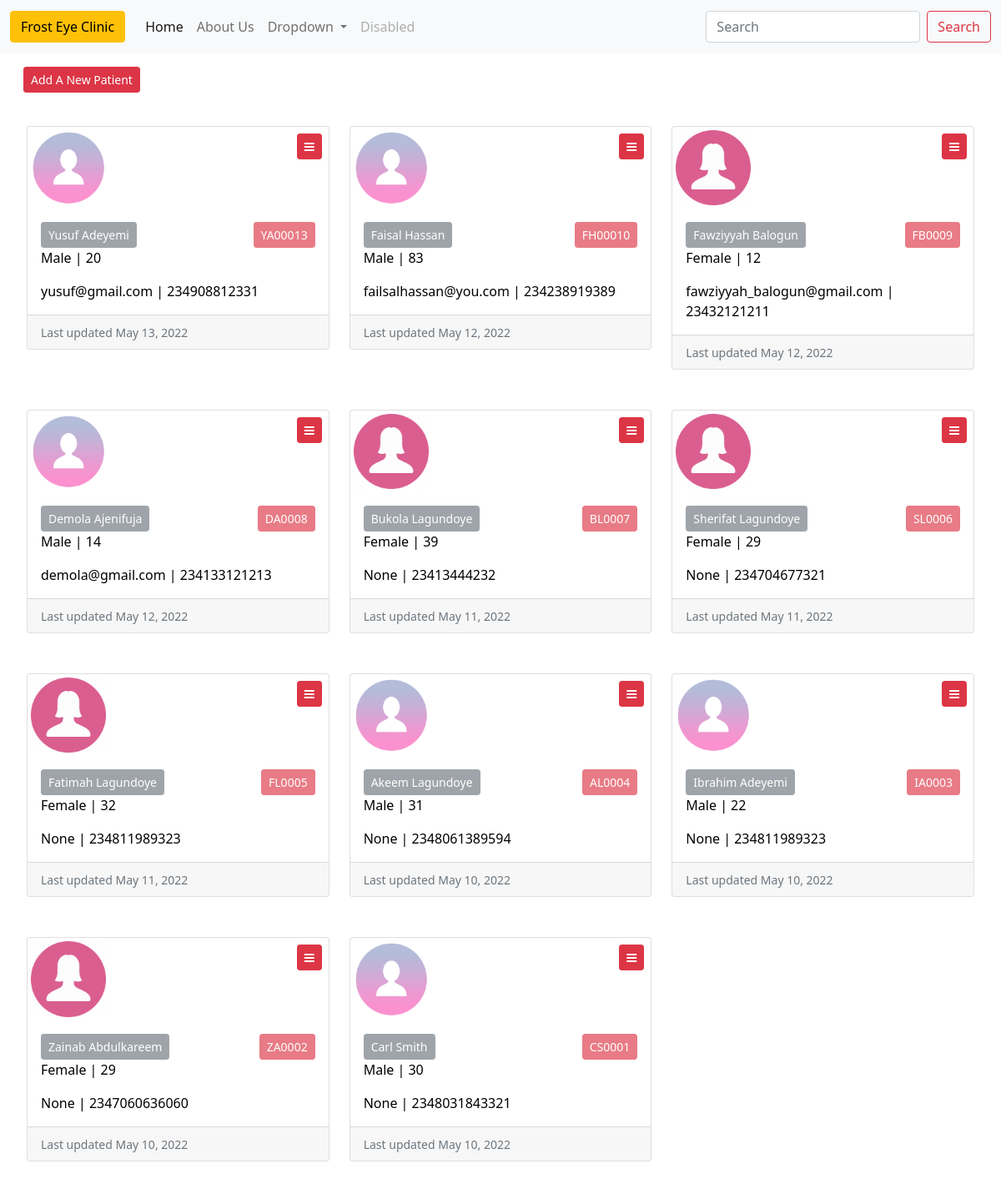
/office_app/, run on an earlier commit of the app's database.
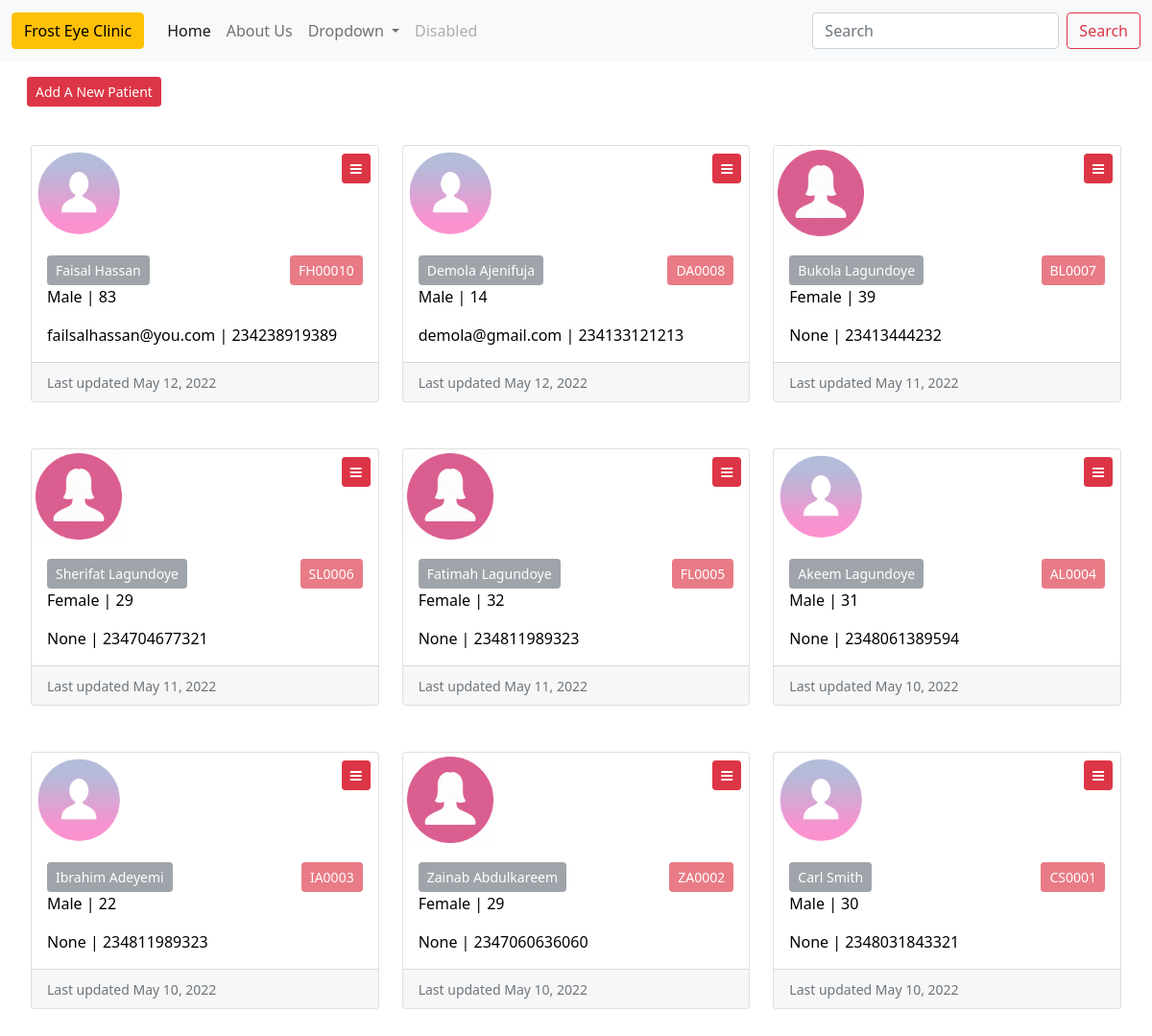
And on a later commit of the database.
### office_app/models.py (models this page shows, shortened)
class Patient(models.Model):
    first_name = models.CharField(max_length=25)
    last_name = models.CharField(max_length=25)
    age = models.IntegerField(default=1)
    email = models.EmailField(null=True, blank=True)
    phone_number = models.CharField(max_length=30)
    timestamp = models.DateTimeField(auto_now_add=True, null=True)
    gender = models.CharField(max_length=10, choices=GENDER_CHOICES, null=True)
    avatar = models.ImageField(upload_to ='static/images/models', null=True, blank=True)
    is_active = models.BooleanField(default=True)
    assigned_doctor = models.ManyToManyField(Doctors, blank=True)
    class Meta:
        ordering = ['first_name', 'last_name']
    @property
    def full_name(self):
        return f'{self.first_name} {self.last_name}'
    @property
    def is_male(self):
        if self.gender == 'Male':
            return True
    @property
    def is_female(self):
        if self.gender == 'Female':
            return True
    @property
    def last_updated(self):
        return self.timestamp.date()
    @property
    def patient_card_number(self):
        random_number = self.first_name[0] + self.last_name[0] + '000' + str(self.pk)
        return random_number

### office_app/views.py (the view)
# urls.py: path('', HomeView.as_view(), name='list_patients'),
class HomeView(ListView):
    model = Patient
    queryset = Patient.objects.all().order_by('-id')
    context_object_name = 'patients'

### office_app/templates/office_app/patient_list.html (shortened to what this page needs)
{% extends 'base.html' %}
{% load static %}
{% block content %}
        <div class="m-3">
            <a href="{% url 'office_app:add_patient' %}">
                <button class="btn btn-danger btn-sm">
                    Add A New Patient
                </button>
            </a>
        </div>
        <div class="row row-cols-3 m-2">
            {% for patient in patients %}
                <div class="col">
                    <a href="{% url 'office_app:patient_detail' patient_id=patient.pk %}">
                        <div class="card my-4">
                            <div class="">
                                <div class="image-left">
                                    {% if patient.profile_img %}
                                        <img src="{{ patient.profile_img }}" class="card-img-top" alt="...">
                                    {% elif patient.is_male %}
                                        <img src="{% static 'office_app/male_icon.png' %}" class="card-img-top m-1" alt="...">
                                    {% elif patient.is_female %}
                                        <img src="{% static 'office_app/female_icon.webp' %}" class="card-img-top m-1" alt="...">
                                    {% else %}
                                        <img src="{% static 'office_app/male_icon.png' %}" class="card-img-top" alt="...">
                                    {% endif %}
                                </div>
                                <div class="dropdown dropdown-right m-2">
                                    <a class="btn btn-danger btn-sm" href="#" role="button" id="dropdownMenuLink" data-bs-toggle="dropdown" aria-expanded="false">
                                        <i class="fa fa-bars" aria-hidden="true"></i>
                                    </a>
                                </div>
                            </div>
                            <div class="card-body">
                                <button class="btn btn-secondary btn-sm disabled">{{ patient.full_name }}</button>
                                <p class="card-text card-number">
                                    <button class="btn btn-danger btn-sm disabled">
                                        {{ patient.patient_card_number }}
                                    </button>
                                </p>
                                <p class="card-text">{{ patient.gender }} | {{ patient.age }}</p>
                                <p class="card-text">{{ patient.email }} | {{ patient.phone_number }}</p>
                            </div>
                            <div class="card-footer">
                                <small class="text-muted">Last updated {{ patient.last_updated }}</small>
                            </div>
                        </div>
                    </a>
                </div>
            {% endfor %}
        </div>
{% endblock %}

### office_app/templates/base.html (shortened to what this page needs)
<!DOCTYPE html>
<html lang="en">
<head>
    <link rel="stylesheet" href="https://cdnjs.cloudflare.com/ajax/libs/font-awesome/4.7.0/css/font-awesome.min.css">
    <link href="https://cdn.jsdelivr.net/npm/bootstrap@5.1.3/dist/css/bootstrap.min.css" rel="stylesheet">
</head>
<body>
    <nav class="navbar navbar-expand-lg navbar-light bg-light">
        <div class="container-fluid">
          <a class="navbar-brand" href="{% url 'office_app:list_patients' %}">
            <button class="btn btn-warning">
              Frost Eye Clinic
            </button>
          </a>
          <div class="collapse navbar-collapse" id="navbarSupportedContent">
            <ul class="navbar-nav me-auto mb-2 mb-lg-0">
              <li class="nav-item">
                <a class="nav-link active" aria-current="page" href="#">Home</a>
              </li>
              <li class="nav-item">
                <a class="nav-link" href="#">About Us</a>
              </li>
              <li class="nav-item dropdown">
                <a class="nav-link dropdown-toggle" href="#" id="navbarDropdown" role="button" data-bs-toggle="dropdown" aria-expanded="false">
                  Dropdown
                </a>
              </li>
              <li class="nav-item">
                <a class="nav-link disabled">Disabled</a>
              </li>
            </ul>
            <form class="d-flex">
              <input class="form-control me-2" type="search" placeholder="Search" aria-label="Search">
              <button class="btn btn-outline-danger" type="submit">Search</button>
            </form>
          </div>
        </div>
    </nav>
      <div class="container-fluid">
        {% block content %}
        {% endblock %}
      </div>
</body>
</html>

### office_app/templates/base.html (style rules this page uses)
img { display: flex; max-width: 50%; height: auto; }
a { text-decoration: none; }
p { color:black }
.image-left { float: left; width: 50%; }
.dropdown-right { float: right; }
.card-number { float: right; }

What changed in the data, as far as the page shows it:
removed Patient: full_name "Yusuf Adeyemi", patient_card_number "YA00013", gender "Male", age "20", email "yusuf@gmail.com", phone_number "234908812331", last_updated "May 13, 2022"
removed Patient: full_name "Fawziyyah Balogun", patient_card_number "FB0009", gender "Female", age "12", email "fawziyyah_balogun@gmail.com", phone_number "23432121211", last_updated "May 12, 2022"
